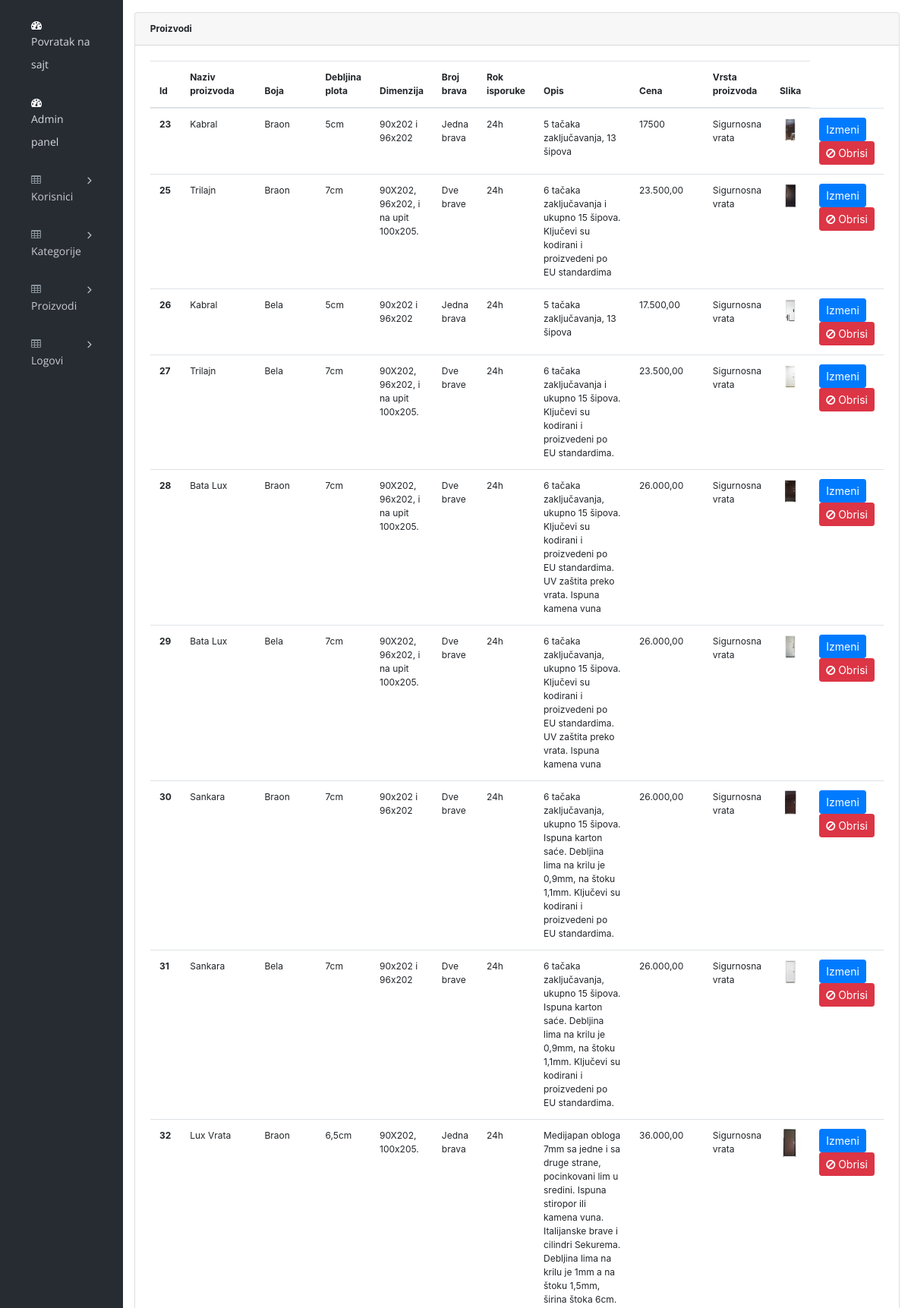
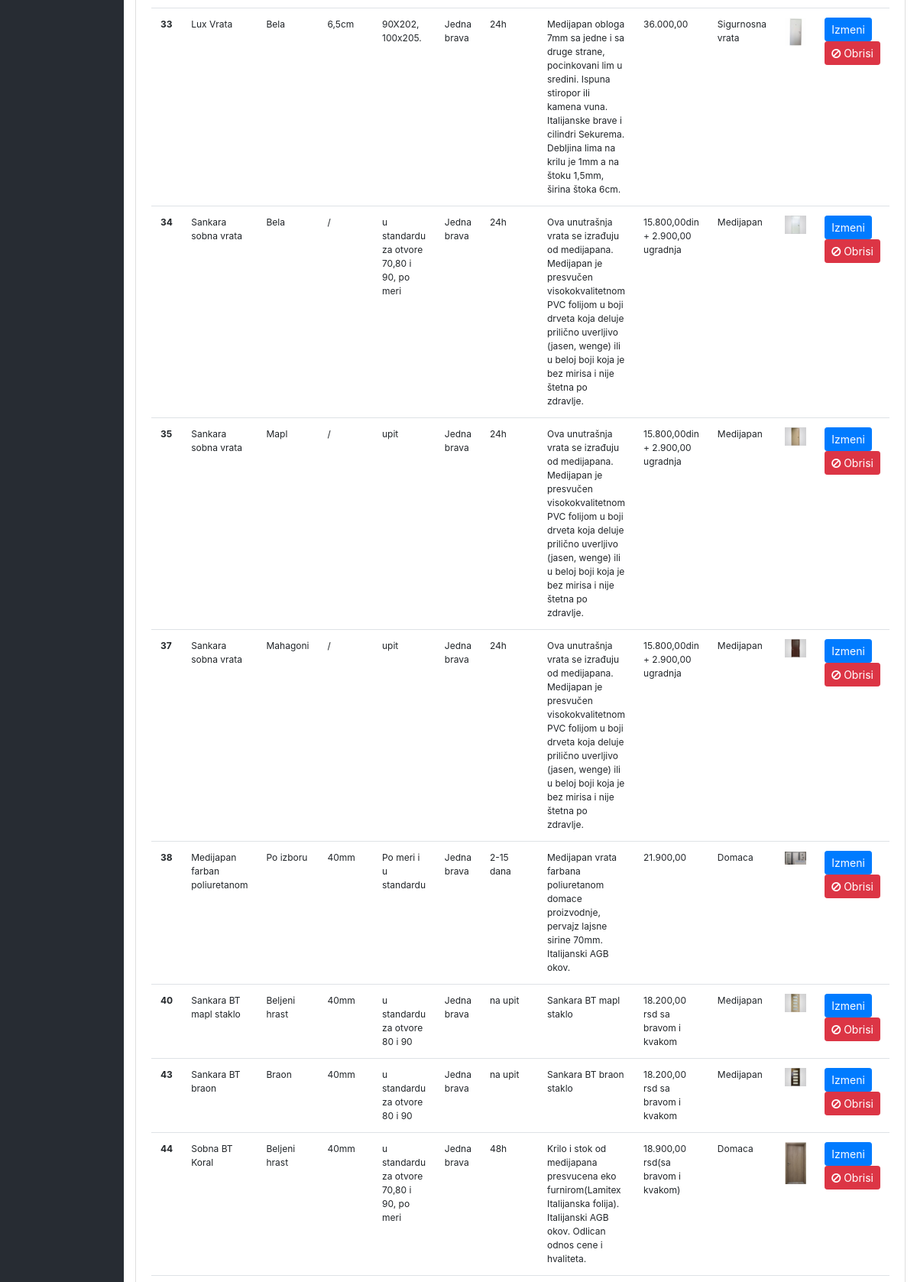
Page /admin/index.php?page=products (signed in, upper part) on the committed database (2 pictures, top to bottom).
### tables this page shows
CREATE TABLE `products` (
  `id` int(11) NOT NULL,
  `name` varchar(255) NOT NULL,
  `color` varchar(255) NOT NULL,
  `width` varchar(255) NOT NULL,
  `dimension` varchar(255) NOT NULL,
  `number_locks` varchar(255) NOT NULL,
  `purchasetime` varchar(255) NOT NULL,
  `description` text NOT NULL,
  `price` varchar(255) NOT NULL,
  `cat_id` int(11) NOT NULL
);

CREATE TABLE `categories` (
  `id` int(11) NOT NULL,
  `name` varchar(255) NOT NULL,
  `parent_id` int(11) DEFAULT NULL
);

CREATE TABLE `pictures` (
  `id` int(11) NOT NULL,
  `big` varchar(255) NOT NULL,
  `small` varchar(255) NOT NULL,
  `product_id` int(11) NOT NULL
);

### config/connection.php (called while the page is built, shortened)
<?php
try {
    $conn = new PDO("mysql:host=".SERVER.";dbname=".DATABASE.";charset=utf8", USERNAME, PASSWORD);
    $conn->setAttribute(PDO::ATTR_DEFAULT_FETCH_MODE, PDO::FETCH_OBJ);
    $conn->setAttribute(PDO::ATTR_ERRMODE, PDO::ERRMODE_EXCEPTION);
}
catch(PDOException $ex){
    echo $ex->getMessage();
}
function executeQuery($query){
    global $conn;
    return $conn->query($query)->fetchAll();
}
?>

### admin/models/products/product_functions.php (called while the page is built, shortened)
<?php
function getAllProductsWithPictureAndCategory()
{
    try{
    return executeQuery('SELECT *,p.id as productID,p.name as productName,c.name as categoryName FROM products p INNER JOIN pictures s ON p.id=s.product_id INNER JOIN categories c ON p.cat_id=c.id');
    }
    catch(PDOException $e){
        writeError($e->getMessage());
    }
}
?>

### admin/views/pages/products.php (the view, shortened to what this page needs)
<div class="content mt-3">
    <div class="animated fadeIn">
        <div class="row">
            <div class="col-lg-12" style="font-size:12px;">
                <div class="card">
                    <div class="card-header">
                        <strong class="card-title">Proizvodi</strong>
                    </div>
                    <div class="card-body">
                        <table class="table">
                            <thead>
                                <tr>
                                    <th scope="col">Id</th>
                                    <th scope="col">Naziv proizvoda</th>
                                    <th scope="col">Boja</th>
                                    <th scope="col">Debljina plota</th>
                                    <th scope="col">Dimenzija</th>
                                    <th scope="col">Broj brava</th>
                                    <th scope="col">Rok isporuke</th>
                                    <th scope="col">Opis</th>
                                    <th scope="col">Cena</th>
                                    <th scope="col">Vrsta proizvoda</th>
                                    <th scope="col">Slika</th>
                                </tr>
                            </thead>
                            <tbody>
                            <?php
                                require_once "models/products/product_functions.php";
                                $products = getAllProductsWithPictureAndCategory();
                                foreach($products as $product):
                            ?>
                                <tr>
                                    <th scope="row" class="text-product"><?=$product->productID?></th>
                                    <td class="text-product"><?=$product->productName?></td>
                                    <td class="text-product"><?=$product->color?></td>
                                    <td><?=$product->width?></td>
                                    <td><?=$product->dimension?></td>
                                    <td><?=$product->number_locks?>
                                    <td><?=$product->purchasetime?></td>
                                    <td><?=$product->description?></td>
                                    <td><?=$product->price?></td>
                                    <td><?=$product->categoryName?></td>
                                    <td><img src="../<?=$product->small?>"></td>
                                    <td>
                                        <button type="button" class="btn btn-primary btn-sm update-product" data-toggle="modal" data-id="<?=$product->productID?>" data-target="#exampleModalLong">
                                            Izmeni
                                        </button>
                                    <form method="POST" action="models/products/delete.php">
                                    <button type="submit" class="btn btn-danger btn-sm">
                                    <i class="fa fa-ban"></i> Obrisi
                                    </button>
                                    </form>
                                    </td>
                                </tr>
                                <?php endforeach; ?>
                            </tbody>
                        </table>
                    </div>
                </div>
            </div>
            </div>
    </div>
</div>

### rows in the picture
products: id "23", name "Kabral", color "Braon", width "5cm", dimension "90x202 i 96x202", number_locks "Jedna brava", purchasetime "24h", description "5 tačaka zaključavanja, 13 šipova", price "17500", categories.name "Sigurnosna vrata", pictures.small (picture)
products: id "25", name "Trilajn", color "Braon", width "7cm", dimension "90X202, 96x202, i na upit 100x205.", number_locks "Dve brave", purchasetime "24h", description "6 tačaka zaključavanja i ukupno 15 šipova. Ključevi su kodirani i proizvedeni po EU standardima", price "23.500,00", categories.name "Sigurnosna vrata", pictures.small (picture)
products: id "26", name "Kabral", color "Bela", width "5cm", dimension "90x202 i 96x202", number_locks "Jedna brava", purchasetime "24h", description "5 tačaka zaključavanja, 13 šipova", price "17.500,00", categories.name "Sigurnosna vrata", pictures.small (picture)
products: id "27", name "Trilajn", color "Bela", width "7cm", dimension "90X202, 96x202, i na upit 100x205.", number_locks "Dve brave", purchasetime "24h", description "6 tačaka zaključavanja i ukupno 15 šipova. Ključevi su kodirani i proizvedeni po EU standardima.", price "23.500,00", categories.name "Sigurnosna vrata", pictures.small (picture)
products: id "28", name "Bata Lux", color "Braon", width "7cm", dimension "90X202, 96x202, i na upit 100x205.", number_locks "Dve brave", purchasetime "24h", description "6 tačaka zaključavanja, ukupno 15 šipova. Ključevi su kodirani i proizvedeni po EU standardima. UV zaštita preko vrata. Ispuna kamena vuna", price "26.000,00", categories.name "Sigurnosna vrata", pictures.small (picture)
products: id "29", name "Bata Lux", color "Bela", width "7cm", dimension "90X202, 96x202, i na upit 100x205.", number_locks "Dve brave", purchasetime "24h", description "6 tačaka zaključavanja, ukupno 15 šipova. Ključevi su kodirani i proizvedeni po EU standardima. UV zaštita preko vrata. Ispuna kamena vuna", price "26.000,00", categories.name "Sigurnosna vrata", pictures.small (picture)
products: id "30", name "Sankara", color "Braon", width "7cm", dimension "90x202 i 96x202", number_locks "Dve brave", purchasetime "24h", description "6 tačaka zaključavanja, ukupno 15 šipova. Ispuna karton saće. Debljina lima na krilu je 0,9mm, na štoku 1,1mm. Ključevi su kodirani i proizvedeni po EU standardima.", price "26.000,00", categories.name "Sigurnosna vrata", pictures.small (picture)
products: id "31", name "Sankara", color "Bela", width "7cm", dimension "90x202 i 96x202", number_locks "Dve brave", purchasetime "24h", description "6 tačaka zaključavanja, ukupno 15 šipova. Ispuna karton saće. Debljina lima na krilu je 0,9mm, na štoku 1,1mm. Ključevi su kodirani i proizvedeni po EU standardima.", price "26.000,00", categories.name "Sigurnosna vrata", pictures.small (picture)
products: id "32", name "Lux Vrata", color "Braon", width "6,5cm", dimension "90X202, 100x205.", number_locks "Jedna brava", purchasetime "24h", description "Medijapan obloga 7mm sa jedne i sa druge strane, pocinkovani lim u sredini. Ispuna stiropor ili kamena vuna. Italijanske brave i cilindri Sekurema. Debljina lima na krilu je 1mm a na štoku 1,5mm, širina štoka 6cm.", price "36.000,00", categories.name "Sigurnosna vrata", pictures.small (picture)
products: id "33", name "Lux Vrata", color "Bela", width "6,5cm", dimension "90X202, 100x205.", number_locks "Jedna brava", purchasetime "24h", description "Medijapan obloga 7mm sa jedne i sa druge strane, pocinkovani lim u sredini. Ispuna stiropor ili kamena vuna. Italijanske brave i cilindri Sekurema. Debljina lima na krilu je 1mm a na štoku 1,5mm, širina štoka 6cm.", price "36.000,00", categories.name "Sigurnosna vrata", pictures.small (picture)
products: id "34", name "Sankara sobna vrata", color "Bela", width "/", dimension "u standardu za otvore 70,80 i 90, po meri", number_locks "Jedna brava", purchasetime "24h", description "Ova unutrašnja vrata se izrađuju od medijapana. Medijapan je presvučen visokokvalitetnom PVC folijom u boji drveta koja deluje prilično uverljivo (jasen, wenge) ili u beloj boji koja je bez mirisa i nije štetna po zdravlje.", price "15.800,00din + 2.900,00 ugradnja", categories.name "Medijapan", pictures.small (picture)
products: id "35", name "Sankara sobna vrata", color "Mapl", width "/", dimension "upit", number_locks "Jedna brava", purchasetime "24h", description "Ova unutrašnja vrata se izrađuju od medijapana. Medijapan je presvučen visokokvalitetnom PVC folijom u boji drveta koja deluje prilično uverljivo (jasen, wenge) ili u beloj boji koja je bez mirisa i nije štetna po zdravlje.", price "15.800,00din + 2.900,00 ugradnja", categories.name "Medijapan", pictures.small (picture)
products: id "37", name "Sankara sobna vrata", color "Mahagoni", width "/", dimension "upit", number_locks "Jedna brava", purchasetime "24h", description "Ova unutrašnja vrata se izrađuju od medijapana. Medijapan je presvučen visokokvalitetnom PVC folijom u boji drveta koja deluje prilično uverljivo (jasen, wenge) ili u beloj boji koja je bez mirisa i nije štetna po zdravlje.", price "15.800,00din + 2.900,00 ugradnja", categories.name "Medijapan", pictures.small (picture)
products: id "38", name "Medijapan farban poliuretanom", color "Po izboru", width "40mm", dimension "Po meri i u standardu", number_locks "Jedna brava", purchasetime "2-15 dana", description "Medijapan vrata farbana poliuretanom domace proizvodnje, pervajz lajsne sirine 70mm. Italijanski AGB okov.", price "21.900,00", categories.name "Domaca", pictures.small (picture)
products: id "40", name "Sankara BT mapl staklo", color "Beljeni hrast", width "40mm", dimension "u standardu za otvore 80 i 90", number_locks "Jedna brava", purchasetime "na upit", description "Sankara BT mapl staklo", price "18.200,00 rsd sa bravom i kvakom", categories.name "Medijapan", pictures.small (picture)
products: id "43", name "Sankara BT braon", color "Braon", width "40mm", dimension "u standardu za otvore 80 i 90", number_locks "Jedna brava", purchasetime "na upit", description "Sankara BT braon staklo", price "18.200,00 rsd sa bravom i kvakom", categories.name "Medijapan", pictures.small (picture)
products: id "44", name "Sobna BT Koral", color "Beljeni hrast", width "40mm", dimension "u standardu za otvore 70,80 i 90, po meri", number_locks "Jedna brava", purchasetime "48h", description "Krilo i stok od medijapana presvucena eko furnirom(Lamitex Italijanska folija). Italijanski AGB okov. Odlican odnos cene i hvaliteta.", price "18.900,00 rsd(sa bravom i kvakom)", categories.name "Domaca", pictures.small (picture)
